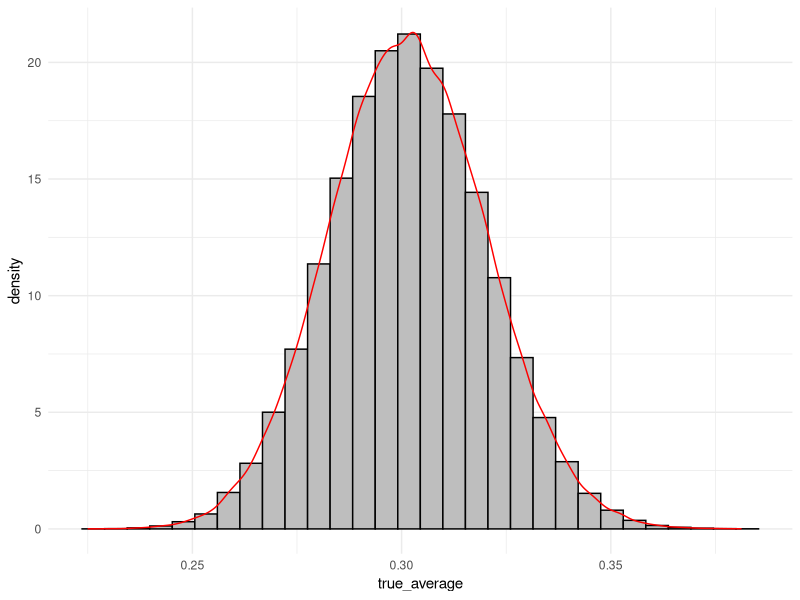
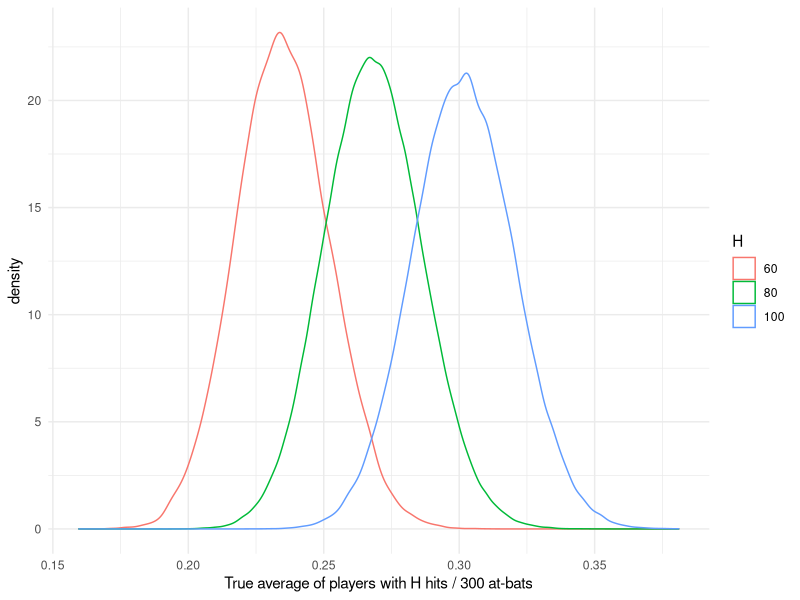

Write R code to recreate these figures, in order.
library(ggplot2)
library(dplyr)

num_trials <-  10e6

simulations <- tibble(
  true_average = rbeta(num_trials, 81, 219),
  hits = rbinom(num_trials, 300, true_average)
)

simulations

hit_100 <- simulations %>%
  filter(hits == 100)

hit_100

hit_100 %>%
  ggplot(aes(x = true_average)) +
  geom_histogram(aes(y=..density..),color="black", fill="gray") +
  geom_density(color="red") +
  theme_minimal()


# what if our player got 60 hits, or 80, or 100?
simulations %>%
  filter(hits %in% c(60, 80, 100)) %>%
  ggplot(aes(true_average, color=factor(hits))) +
  geom_density() +
  labs(x = "True average of players with H hits / 300 at-bats",
       color = "H") +
  theme_minimal()
